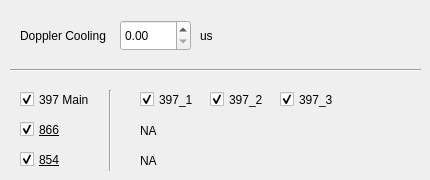
    <widget class="QWidget" name="DPL_Cooling">
     <attribute name="title">
      <string>DPL Cooling</string>
     </attribute>
     <widget class="QDoubleSpinBox" name="doubleSpinBox_DPL">
      <property name="geometry">
       <rect>
        <x>120</x>
        <y>20</y>
        <width>71</width>
        <height>31</height>
       </rect>
      </property>
      <property name="font">
       <font>
        <family>Arial</family>
        <pointsize>9</pointsize>
        <weight>50</weight>
        <bold>false</bold>
        <strikeout>false</strikeout>
       </font>
      </property>
      <property name="layoutDirection">
       <enum>Qt::LeftToRight</enum>
      </property>
      <property name="alignment">
       <set>Qt::AlignLeading|Qt::AlignLeft|Qt::AlignVCenter</set>
      </property>
      <property name="maximum">
       <double>999999.989999999990687</double>
      </property>
     </widget>
     <widget class="QLabel" name="label_36">
      <property name="geometry">
       <rect>
        <x>200</x>
        <y>20</y>
        <width>31</width>
        <height>31</height>
       </rect>
      </property>
      <property name="font">
       <font>
        <family>Arial</family>
        <pointsize>9</pointsize>
        <weight>50</weight>
        <bold>false</bold>
        <strikeout>false</strikeout>
       </font>
      </property>
      <property name="text">
       <string>us</string>
      </property>
     </widget>
     <widget class="QLabel" name="label_37">
      <property name="geometry">
       <rect>
        <x>20</x>
        <y>20</y>
        <width>131</width>
        <height>31</height>
       </rect>
      </property>
      <property name="font">
       <font>
        <family>Arial</family>
        <pointsize>9</pointsize>
        <weight>50</weight>
        <bold>false</bold>
        <strikeout>false</strikeout>
       </font>
      </property>
      <property name="text">
       <string>Doppler Cooling</string>
      </property>
     </widget>
     <widget class="QCheckBox" name="Laser_397_1_DPL">
      <property name="geometry">
       <rect>
        <x>140</x>
        <y>90</y>
        <width>91</width>
        <height>19</height>
       </rect>
      </property>
      <property name="font">
       <font>
        <family>Arial</family>
        <pointsize>9</pointsize>
        <weight>50</weight>
        <bold>false</bold>
        <strikeout>false</strikeout>
       </font>
      </property>
      <property name="text">
       <string>397_1</string>
      </property>
      <property name="checked">
       <bool>true</bool>
      </property>
     </widget>
     <widget class="QCheckBox" name="Laser_397_2_DPL">
      <property name="geometry">
       <rect>
        <x>210</x>
        <y>90</y>
        <width>91</width>
        <height>19</height>
       </rect>
      </property>
      <property name="font">
       <font>
        <family>Arial</family>
        <pointsize>9</pointsize>
        <weight>50</weight>
        <bold>false</bold>
        <strikeout>false</strikeout>
       </font>
      </property>
      <property name="text">
       <string>397_2</string>
      </property>
      <property name="checked">
       <bool>true</bool>
      </property>
     </widget>
     <widget class="QCheckBox" name="Laser_397_3_DPL">
      <property name="geometry">
       <rect>
        <x>280</x>
        <y>90</y>
        <width>91</width>
        <height>19</height>
       </rect>
      </property>
      <property name="font">
       <font>
        <family>Arial</family>
        <pointsize>9</pointsize>
        <weight>50</weight>
        <bold>false</bold>
        <strikeout>false</strikeout>
       </font>
      </property>
      <property name="text">
       <string>397_3</string>
      </property>
      <property name="checked">
       <bool>true</bool>
      </property>
     </widget>
     <widget class="QCheckBox" name="Laser_397_main_DPL">
      <property name="geometry">
       <rect>
        <x>20</x>
        <y>90</y>
        <width>91</width>
        <height>19</height>
       </rect>
      </property>
      <property name="font">
       <font>
        <family>Arial</family>
        <pointsize>9</pointsize>
        <weight>50</weight>
        <italic>false</italic>
        <bold>false</bold>
        <underline>false</underline>
        <strikeout>false</strikeout>
       </font>
      </property>
      <property name="text">
       <string>397 Main</string>
      </property>
      <property name="checked">
       <bool>true</bool>
      </property>
     </widget>
     <widget class="QCheckBox" name="Laser_866_DPL">
      <property name="geometry">
       <rect>
        <x>20</x>
        <y>120</y>
        <width>91</width>
        <height>19</height>
       </rect>
      </property>
      <property name="font">
       <font>
        <family>Arial</family>
        <pointsize>9</pointsize>
        <weight>50</weight>
        <bold>false</bold>
        <underline>true</underline>
        <strikeout>false</strikeout>
       </font>
      </property>
      <property name="text">
       <string>866</string>
      </property>
      <property name="checked">
       <bool>true</bool>
      </property>
     </widget>
     <widget class="QCheckBox" name="Laser_854_DPL">
      <property name="geometry">
       <rect>
        <x>20</x>
        <y>150</y>
        <width>91</width>
        <height>19</height>
       </rect>
      </property>
      <property name="font">
       <font>
        <family>Arial</family>
        <pointsize>9</pointsize>
        <weight>50</weight>
        <bold>false</bold>
        <underline>true</underline>
        <strikeout>false</strikeout>
       </font>
      </property>
      <property name="text">
       <string>854</string>
      </property>
      <property name="checked">
       <bool>true</bool>
      </property>
     </widget>
     <widget class="Line" name="line_2">
      <property name="geometry">
       <rect>
        <x>10</x>
        <y>60</y>
        <width>411</width>
        <height>20</height>
       </rect>
      </property>
      <property name="orientation">
       <enum>Qt::Horizontal</enum>
      </property>
     </widget>
     <widget class="Line" name="line_4">
      <property name="geometry">
       <rect>
        <x>100</x>
        <y>90</y>
        <width>20</width>
        <height>81</height>
       </rect>
      </property>
      <property name="orientation">
       <enum>Qt::Vertical</enum>
      </property>
     </widget>
     <widget class="QLabel" name="label_44">
      <property name="geometry">
       <rect>
        <x>140</x>
        <y>120</y>
        <width>131</width>
        <height>21</height>
       </rect>
      </property>
      <property name="font">
       <font>
        <family>Arial</family>
        <pointsize>9</pointsize>
        <weight>50</weight>
        <bold>false</bold>
        <strikeout>false</strikeout>
       </font>
      </property>
      <property name="text">
       <string>NA</string>
      </property>
     </widget>
     <widget class="QLabel" name="label_45">
      <property name="geometry">
       <rect>
        <x>140</x>
        <y>150</y>
        <width>131</width>
        <height>21</height>
       </rect>
      </property>
      <property name="font">
       <font>
        <family>Arial</family>
        <pointsize>9</pointsize>
        <weight>50</weight>
        <bold>false</bold>
        <strikeout>false</strikeout>
       </font>
      </property>
      <property name="text">
       <string>NA</string>
      </property>
     </widget>
    </widget>
